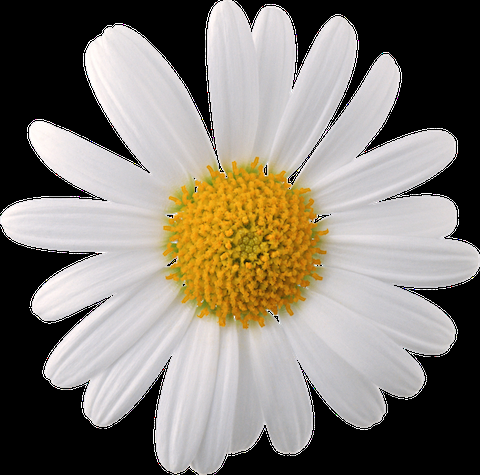
#> input picture cv/output/test_0.png, 480 x 475 px, given in place of f_test.png, which was not available
$ python test_opencv.py   (older library calls are emulated)
#> lines starting #> are read from the running program, lines starting #| are printed output that depends on the picture; after the words box and inside, x2 and y2 are one past the last pixel; in counts of white or black regions, pixels touching at a corner belong together; pictures that were not available may be replaced by others from this repository, and a replacement may not be noted
import cv2
import numpy as np


def show_and_bak(img, dest, wait=1):
    cv2.imshow(dest, img)
    cv2.waitKey(wait)
    cv2.destroyAllWindows()

    cv2.imwrite(dest, img)


def read(src):
#> called with src = 'f_test.png'
    img = cv2.imread(src, -1)
#> img is the input picture: shape (475, 480, 4); mean B, G, R, A 115.1, 124.6, 131.2, 155.9

    show_and_bak(img, "output/test_0.png")

    return img


def pre(img):
    blur = cv2.GaussianBlur(img, (5, 5), 0)
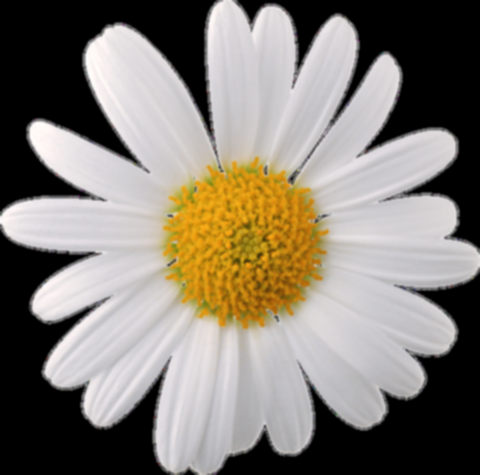
#> blur: shape (475, 480, 4); mean B, G, R, A 115.1, 124.6, 131.3, 155.9

    show_and_bak(blur, "output/test_1.png")

    return blur


def hist_color(img):
    hsv = cv2.cvtColor(img, cv2.COLOR_BGR2HSV)
#> hsv: shape (475, 480, 3); mean H, S, V 60.2, 23.9, 131.8

    show_and_bak(hsv, "output/test_2.png")

    blur = cv2.GaussianBlur(hsv, (5, 5), 0)
#> blur: shape (475, 480, 3); mean H, S, V 60.2, 23.9, 131.8

    show_and_bak(blur, "output/test_3.png")

    hist = cv2.calcHist([hsv], [0, 1], None, [180, 256], [0, 180, 0, 256])
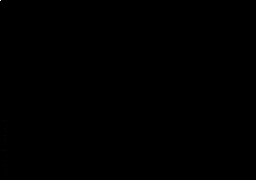
#> hist: shape (180, 256) float32; min 0, max 87335, mean 4.9; drawn with min black and max white

    show_and_bak(hist, "output/test_4.png")
#> in show_and_bak (call 5), `cv2.imshow(dest, img)`:
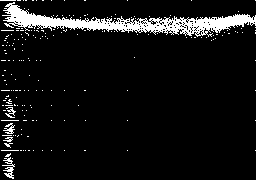
#> window 'output/test_4.png': shape (180, 256); 7.7% white; 194 white regions (189 under 20 px), largest, box (x1, y1, x2, y2) and area: (2, 2, 256, 37) 2893, (2, 157, 15, 179) 116, (3, 123, 15, 134) 63, (5, 107, 16, 118) 50, (3, 137, 13, 142) 27
#> in show_and_bak (call 5), `cv2.imwrite(dest, img)`:
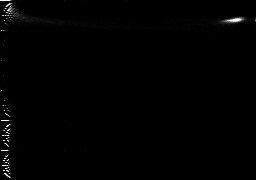
#> saved as test_4.png: shape (180, 256); min 0, max 255, mean 1.5

    return hist


def hist_edge(img):
    gray = cv2.cvtColor(img, cv2.COLOR_BGR2GRAY)
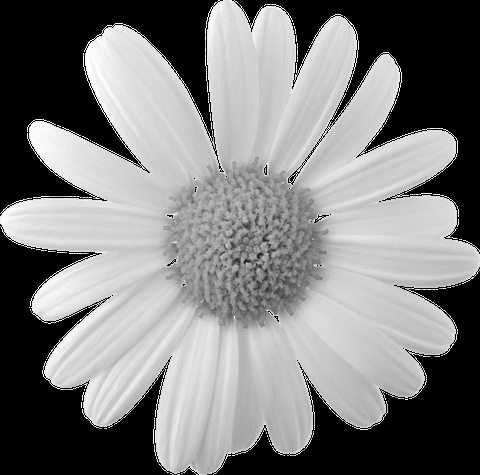
#> gray: shape (475, 480); min 0, max 255, mean 125.5

    show_and_bak(gray, "output/test_5.png")

    blur = cv2.GaussianBlur(gray, (25, 25), 0)
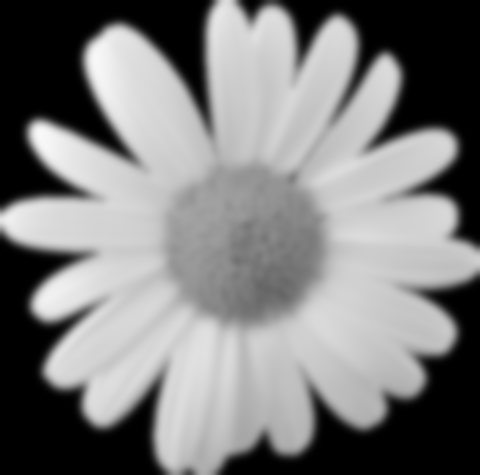
#> blur: shape (475, 480); min 0, max 249, mean 125.5

    show_and_bak(blur, "output/test_6.png")

    ret, thresh = cv2.threshold(blur, 0, 255,
                                cv2.THRESH_BINARY + cv2.THRESH_OTSU)

    show_and_bak(thresh, "output/test_7.png")

    canny = cv2.Canny(thresh, 100, 200)

    show_and_bak(canny, "output/test_8.png")

    moments = cv2.moments(thresh)
    hu_moments = cv2.HuMoments(moments)

    image, contours, hierarchy = cv2.findContours(canny, cv2.RETR_TREE,
                                                  cv2.CHAIN_APPROX_NONE)

    edge_curvature = cal_edge_curvature(thresh, contours)

    thresh_with_contours = cv2.drawContours(thresh, contours,
                                            -1, (127, 255, 127), 3)

    show_and_bak(thresh_with_contours, "output/test_9.png")
    show_and_bak(image, "output/test_10.png")

    return hu_moments, edge_curvature


# [32 lines left out: function cal_edge_curvature, not called in this run]


def create_empty_image(width, height):
    return np.zeros((width, height, 3), np.uint8)


def invert(img):
    return 255 - img


def create_white_image(width, height):
    empty_img = create_empty_image(width, height)
    return invert(empty_img)


# [6 lines left out: function test, not called in this run]


if __name__ == "__main__":
    img = read("f_test.png")
    pre_img = pre(img)
    color_hist = hist_color(img)
    hu_moments, edge_curvature = hist_edge(img)
